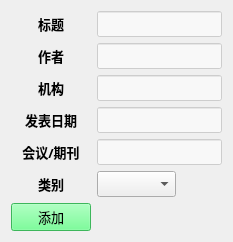
      <widget class="QWidget" name="pageAddPaper">
       <layout class="QGridLayout" name="gridLayout_2">
        <item row="0" column="0">
         <widget class="QLabel" name="label_7">
          <property name="font">
           <font>
            <family>微软雅黑</family>
            <pointsize>10</pointsize>
            <weight>75</weight>
            <bold>true</bold>
           </font>
          </property>
          <property name="styleSheet">
           <string notr="true">background-color: rgba(255, 255, 255, 0);</string>
          </property>
          <property name="text">
           <string>标题</string>
          </property>
          <property name="alignment">
           <set>Qt::AlignCenter</set>
          </property>
         </widget>
        </item>
        <item row="0" column="1" colspan="2">
         <widget class="QLineEdit" name="paperTitleEdit">
          <property name="font">
           <font>
            <family>微软雅黑</family>
            <pointsize>10</pointsize>
           </font>
          </property>
          <property name="styleSheet">
           <string notr="true">background-color: rgba(255, 255, 255, 150);
</string>
          </property>
         </widget>
        </item>
        <item row="1" column="0">
         <widget class="QLabel" name="label_8">
          <property name="font">
           <font>
            <family>微软雅黑</family>
            <pointsize>10</pointsize>
            <weight>75</weight>
            <bold>true</bold>
           </font>
          </property>
          <property name="styleSheet">
           <string notr="true">background-color: rgba(255, 255, 255, 0);</string>
          </property>
          <property name="text">
           <string>作者</string>
          </property>
          <property name="alignment">
           <set>Qt::AlignCenter</set>
          </property>
         </widget>
        </item>
        <item row="1" column="1" colspan="2">
         <widget class="QLineEdit" name="paperAuthorEdit">
          <property name="font">
           <font>
            <family>微软雅黑</family>
            <pointsize>10</pointsize>
           </font>
          </property>
          <property name="styleSheet">
           <string notr="true">background-color: rgba(255, 255, 255, 150);
</string>
          </property>
         </widget>
        </item>
        <item row="2" column="0">
         <widget class="QLabel" name="label_9">
          <property name="font">
           <font>
            <family>微软雅黑</family>
            <pointsize>10</pointsize>
            <weight>75</weight>
            <bold>true</bold>
           </font>
          </property>
          <property name="styleSheet">
           <string notr="true">background-color: rgba(255, 255, 255, 0);</string>
          </property>
          <property name="text">
           <string>机构</string>
          </property>
          <property name="alignment">
           <set>Qt::AlignCenter</set>
          </property>
         </widget>
        </item>
        <item row="2" column="1" colspan="2">
         <widget class="QLineEdit" name="paperInsEdit">
          <property name="font">
           <font>
            <family>微软雅黑</family>
            <pointsize>10</pointsize>
           </font>
          </property>
          <property name="styleSheet">
           <string notr="true">background-color: rgba(255, 255, 255, 150);
</string>
          </property>
         </widget>
        </item>
        <item row="3" column="0">
         <widget class="QLabel" name="label_10">
          <property name="font">
           <font>
            <family>微软雅黑</family>
            <pointsize>10</pointsize>
            <weight>75</weight>
            <bold>true</bold>
           </font>
          </property>
          <property name="styleSheet">
           <string notr="true">background-color: rgba(255, 255, 255, 0);</string>
          </property>
          <property name="text">
           <string>发表日期</string>
          </property>
          <property name="alignment">
           <set>Qt::AlignCenter</set>
          </property>
         </widget>
        </item>
        <item row="3" column="1" colspan="2">
         <widget class="QLineEdit" name="paperDateEdit">
          <property name="font">
           <font>
            <family>微软雅黑</family>
            <pointsize>10</pointsize>
           </font>
          </property>
          <property name="styleSheet">
           <string notr="true">background-color: rgba(255, 255, 255, 150);
</string>
          </property>
         </widget>
        </item>
        <item row="4" column="0">
         <widget class="QLabel" name="label_11">
          <property name="font">
           <font>
            <family>微软雅黑</family>
            <pointsize>10</pointsize>
            <weight>75</weight>
            <bold>true</bold>
           </font>
          </property>
          <property name="styleSheet">
           <string notr="true">background-color: rgba(255, 255, 255, 0);</string>
          </property>
          <property name="text">
           <string>会议/期刊</string>
          </property>
          <property name="alignment">
           <set>Qt::AlignCenter</set>
          </property>
         </widget>
        </item>
        <item row="4" column="1" colspan="2">
         <widget class="QLineEdit" name="paperConfEdit">
          <property name="font">
           <font>
            <family>微软雅黑</family>
            <pointsize>10</pointsize>
           </font>
          </property>
          <property name="styleSheet">
           <string notr="true">background-color: rgba(255, 255, 255, 150);
</string>
          </property>
         </widget>
        </item>
        <item row="5" column="0">
         <widget class="QLabel" name="label_12">
          <property name="font">
           <font>
            <family>微软雅黑</family>
            <pointsize>10</pointsize>
            <weight>75</weight>
            <bold>true</bold>
           </font>
          </property>
          <property name="styleSheet">
           <string notr="true">background-color: rgba(255, 255, 255, 0);</string>
          </property>
          <property name="text">
           <string>类别</string>
          </property>
          <property name="alignment">
           <set>Qt::AlignCenter</set>
          </property>
         </widget>
        </item>
        <item row="5" column="1">
         <widget class="QComboBox" name="paperCombo">
          <property name="font">
           <font>
            <family>微软雅黑</family>
            <pointsize>10</pointsize>
           </font>
          </property>
         </widget>
        </item>
        <item row="6" column="0">
         <widget class="QPushButton" name="paperAddBtn">
          <property name="font">
           <font>
            <family>微软雅黑</family>
            <pointsize>10</pointsize>
           </font>
          </property>
          <property name="styleSheet">
           <string notr="true">background-color: rgba(255, 255, 255, 0);
background-color: rgb(85, 255, 127);</string>
          </property>
          <property name="text">
           <string>添加</string>
          </property>
         </widget>
        </item>
        <item row="5" column="2">
         <spacer name="horizontalSpacer_2">
          <property name="orientation">
           <enum>Qt::Horizontal</enum>
          </property>
          <property name="sizeHint" stdset="0">
           <size>
            <width>40</width>
            <height>20</height>
           </size>
          </property>
         </spacer>
        </item>
       </layout>
      </widget>
